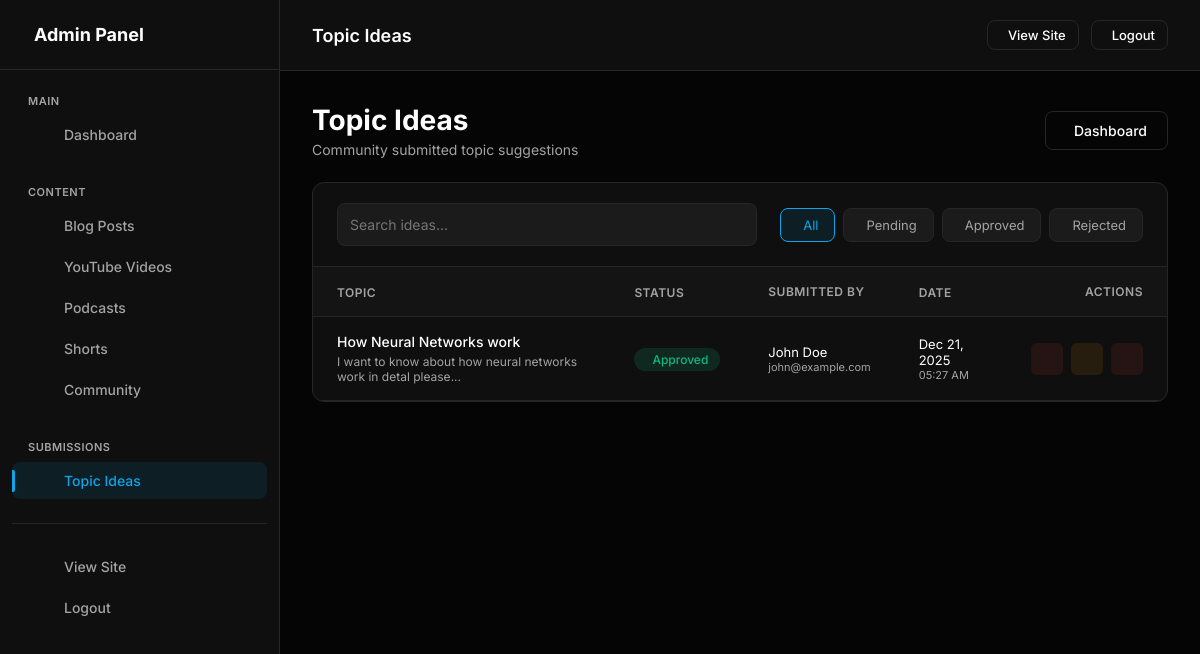
The app's page /admin/ideas (signed in), older data.
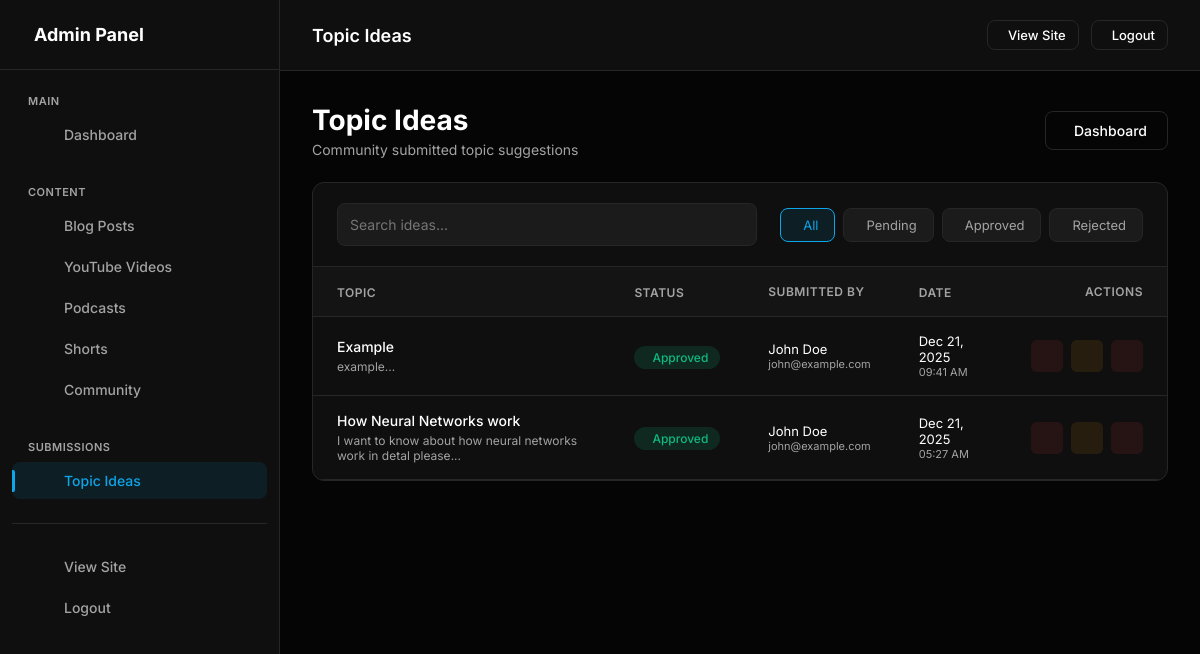
The same page, newer data.
### models.py (models this page shows, shortened)
class TopicIdea(db.Model):
    __tablename__ = 'topic_ideas'
    id = db.Column(db.Integer, primary_key=True)
    topic = db.Column(db.String(200), nullable=False)
    description = db.Column(db.Text, nullable=False)
    email = db.Column(db.String(200))
    name = db.Column(db.String(100))
    status = db.Column(db.String(20), default='pending')  # pending, reviewed, approved, rejected
    reviewed = db.Column(db.Boolean, default=False)
    created_at = db.Column(db.DateTime, default=datetime.utcnow, index=True)
    reviewed_at = db.Column(db.DateTime)

### app.py (the view)
    @app.route('/admin/ideas')
    @admin_required
    def admin_ideas_list():
        ideas = TopicIdea.query.order_by(TopicIdea.created_at.desc()).all()
        return render_template('admin/ideas_list.html', ideas=ideas)

### templates/admin/ideas_list.html (shortened to what this page needs)
{% extends "admin/base.html" %}
{% block page_title %}Topic Ideas{% endblock %}
{% block content %}
<div class="page-header">
    <div>
        <h1 class="page-title">Topic Ideas</h1>
        <p style="color: var(--text-muted); font-size: 14px; margin-top: 4px;">Community submitted topic suggestions</p>
    </div>
    <div class="page-actions">
        <a href="{{ url_for('admin_dashboard') }}" class="btn btn-outline">
            Dashboard
        </a>
    </div>
</div>
<div class="filament-table-container">
    <div class="table-header">
        <div class="table-search">
            <input type="text" id="searchInput" placeholder="Search ideas..." onkeyup="filterTable()">
        </div>
        <div class="table-filters">
            <button class="filter-btn active" data-filter="all" onclick="filterByStatus('all')">
                All
            </button>
            <button class="filter-btn" data-filter="pending" onclick="filterByStatus('pending')">
                Pending
            </button>
            <button class="filter-btn" data-filter="approved" onclick="filterByStatus('approved')">
                Approved
            </button>
            <button class="filter-btn" data-filter="rejected" onclick="filterByStatus('rejected')">
                Rejected
            </button>
        </div>
    </div>
    <div class="table-wrapper">
        <table class="filament-table">
            <thead>
                <tr>
                    <th class="sortable" onclick="sortTable(0)">
                        Topic
                    </th>
                    <th class="sortable" onclick="sortTable(1)">
                        Status
                    </th>
                    <th class="hide-mobile">Submitted By</th>
                    <th class="sortable hide-mobile" onclick="sortTable(2)">
                        Date
                    </th>
                    <th style="text-align: right;">Actions</th>
                </tr>
            </thead>
            <tbody id="tableBody">
                {% for idea in ideas %}
                <tr data-status="{{ idea.status or 'pending' }}" data-title="{{ idea.topic|lower }}">
                    <td>
                        <div style="font-weight: 500; margin-bottom: 4px;">{{ idea.topic }}</div>
                        <div style="font-size: 12px; color: var(--text-muted);">{{ idea.description[:80] if idea.description else 'No description' }}...</div>
                    </td>
                    <td>
                        <span class="status-badge {% if idea.status == 'approved' %}published{% elif idea.status == 'rejected' %}draft{% else %}pending{% endif %}">
                            {{ idea.status|capitalize if idea.status else 'Pending' }}
                        </span>
                    </td>
                    <td class="hide-mobile">
                        <div style="font-size: 13px;">{{ idea.name or 'Anonymous' }}</div>
                        {% if idea.email %}
                        <div style="font-size: 11px; color: var(--text-muted);">{{ idea.email }}</div>
                        {% endif %}
                    </td>
                    <td class="hide-mobile">
                        <div style="font-size: 13px;">{{ idea.created_at.strftime('%b %d, %Y') if idea.created_at else 'N/A' }}</div>
                        <div style="font-size: 11px; color: var(--text-muted);">{{ idea.created_at.strftime('%I:%M %p') if idea.created_at else '' }}</div>
                    </td>
                    <td>
                        <div class="action-buttons" style="justify-content: flex-end;">
                            {% if idea.status != 'rejected' %}
                            <form method="POST" action="{{ url_for('admin_ideas_reject', id=idea.id) }}" style="display: inline;">
                                <button type="submit" class="action-btn reject" title="Reject">
                                </button>
                            </form>
                            {% endif %}
                            {% if idea.status in ['approved', 'rejected'] %}
                            <form method="POST" action="{{ url_for('admin_ideas_pending', id=idea.id) }}" style="display: inline;">
                                <button type="submit" class="action-btn pending" title="Set Pending">
                                </button>
                            </form>
                            {% endif %}
                            <form method="POST" action="{{ url_for('admin_ideas_delete', id=idea.id) }}" style="display: inline;" onsubmit="return confirm('Are you sure you want to delete this idea?');">
                                <button type="submit" class="action-btn delete" title="Delete">
                                </button>
                            </form>
                        </div>
                    </td>
                </tr>
                {% endfor %}
            </tbody>
        </table>
    </div>
</div>
{% endblock %}

### templates/admin/base.html (shortened to what this page needs)
<!DOCTYPE html>
<html lang="en">
<head>
</head>
<body>
    {% if session.get('admin_logged_in') %}
    <div class="admin-layout">
        <aside class="admin-sidebar" id="adminSidebar">
            <div class="sidebar-header">
                <h2> Admin Panel</h2>
            </div>
            <nav class="sidebar-nav">
                <div class="nav-group">
                    <div class="nav-group-label">Main</div>
                    <a href="{{ url_for('admin_dashboard') }}" class="nav-item" data-route="dashboard"><span>Dashboard</span></a>
                </div>
                <div class="nav-group">
                    <div class="nav-group-label">Content</div>
                    <a href="{{ url_for('admin_blog_list') }}" class="nav-item" data-route="blog"><span>Blog Posts</span></a>
                    <a href="{{ url_for('admin_youtube_list') }}" class="nav-item" data-route="youtube"><span>YouTube Videos</span></a>
                    <a href="{{ url_for('admin_podcast_list') }}" class="nav-item" data-route="podcast"><span>Podcasts</span></a>
                    <a href="{{ url_for('admin_shorts_list') }}" class="nav-item" data-route="shorts"><span>Shorts</span></a>
                    <a href="{{ url_for('admin_community_list') }}" class="nav-item" data-route="community"><span>Community</span></a>
                </div>
                <div class="nav-group">
                    <div class="nav-group-label">Submissions</div>
                    <a href="{{ url_for('admin_ideas_list') }}" class="nav-item" data-route="ideas">
                        <span>Topic Ideas</span>
                    </a>
                </div>
                <div class="nav-group" style="margin-top: auto; padding-top: 24px; border-top: 1px solid var(--border);">
                    <a href="{{ url_for('index') }}" class="nav-item"><span>View Site</span></a>
                    <a href="{{ url_for('admin_logout') }}" class="nav-item"><span>Logout</span></a>
                </div>
            </nav>
        </aside>
        <div class="admin-main">
            <header class="admin-header">
                <div>
                    <h1 style="font-size: 18px; font-weight: 600;">{% block page_title %}Admin Panel{% endblock %}</h1>
                </div>
                <div style="display: flex; gap: 12px; align-items: center;">
                    <a href="{{ url_for('index') }}" class="btn btn-outline btn-sm">View Site</a>
                    <a href="{{ url_for('admin_logout') }}" class="btn btn-outline btn-sm">Logout</a>
                </div>
            </header>
            <main class="admin-content">
                {% block content %}{% endblock %}
            </main>
        </div>
    </div>
    {% endif %}
</body>
</html>

### templates/admin/ideas_list.html (style rules this page uses)
.action-btn.reject { background: rgba(239, 68, 68, 0.1); color: #ef4444; }
.action-btn.pending { background: rgba(245, 158, 11, 0.1); color: #f59e0b; }

Row changes from the older to the newer data that the page shows:
added TopicIdea: topic "Example", description "example", status "Approved", name "John Doe", email "john@example.com", created_at "Dec 21, 2025", created_at "09:41 AM"
